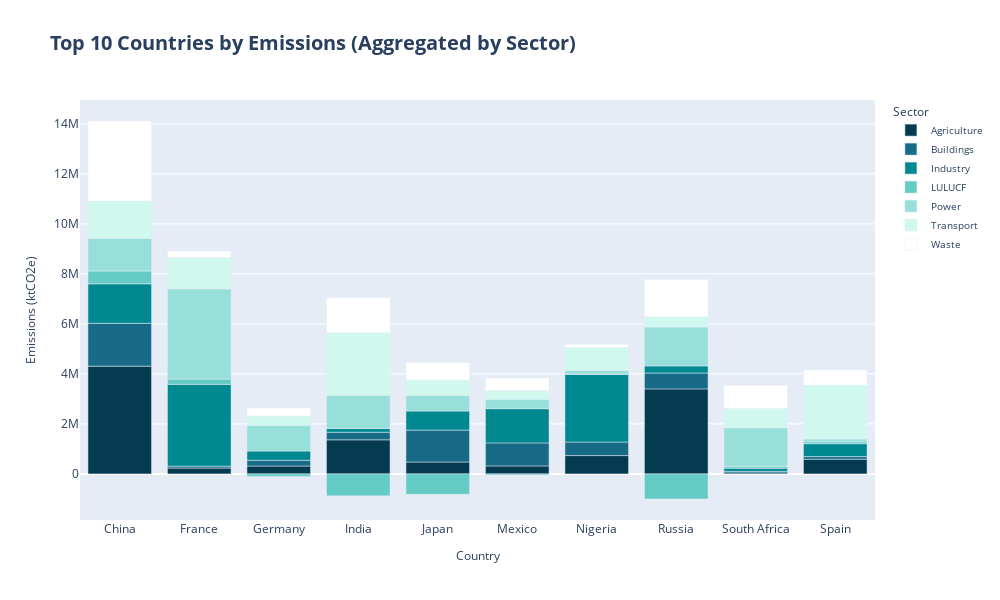

Notebook code for this chart:
### Code cell
import plotly.express as px

df_topten = (
    df.groupby(["country", "sector"], as_index=False)["emissions_ktco2e"]
    .sum()
)

top10_countries = (
    df_topten.groupby("country")["emissions_ktco2e"]
    .sum()
    .nlargest(10)
    .index
)

df_topten = df_topten[df_topten["country"].isin(top10_countries)]

custom_colors = ["#053B50", "#176B87", "#008891", "#64CCC5", "#98DED9", "#D1F8EF", "#FFFFFF"]


fig = px.bar(
    df_topten,
    x="country",
    y="emissions_ktco2e",
    color="sector",
    title="Top 10 Countries by Emissions (Aggregated by Sector)",
    width=1000,
    height=600,
    color_discrete_sequence=custom_colors
)


fig.update_layout(
    xaxis_title="Country",
    yaxis_title="Emissions (ktCO2e)",
    legend_title="Sector",
    title_font_size=20,
    title_font_weight=700,
    xaxis_title_font_size=12,
    xaxis_title_font_weight=500,
    yaxis_title_font_size=12, 
    yaxis_title_font_weight=500,
    legend_font_size=10        
)

fig.show()

### Figure 1 — Plotly figure (JSON) as saved in the notebook; plotly's stock layout.template omitted (floating-point values rounded to 4 significant figures)
{"data": [{"alignmentgroup": "True", "hovertemplate": "sector=Agriculture<br>country=%{x}<br>emissions_ktco2e=%{y}<extra></extra>", "legendgroup": "Agriculture", "marker": {"color": "#053B50", "pattern": {"shape": ""}}, "name": "Agriculture", "offsetgroup": "Agriculture", "orientation": "v", "showlegend": true, "textposition": "auto", "type": "bar", "x": ["China", "France", "Germany", "India", "Japan", "Mexico", "Nigeria", "Russia", "South Africa", "Spain"], "xaxis": "x", "y": [4309000.0, 232700.0, 314800.0, 1363000.0, 474100.0, 318900.0, 732600.0, 3400000.0, 40530.0, 586500.0], "yaxis": "y"}, {"alignmentgroup": "True", "hovertemplate": "sector=Buildings<br>country=%{x}<br>emissions_ktco2e=%{y}<extra></extra>", "legendgroup": "Buildings", "marker": {"color": "#176B87", "pattern": {"shape": ""}}, "name": "Buildings", "offsetgroup": "Buildings", "orientation": "v", "showlegend": true, "textposition": "auto", "type": "bar", "x": ["China", "France", "Germany", "India", "Japan", "Mexico", "Nigeria", "Russia", "South Africa", "Spain"], "xaxis": "x", "y": [1714000.0, 75040.0, 232300.0, 304100.0, 1278000.0, 920900.0, 541800.0, 634900.0, 60130.0, 105700.0], "yaxis": "y"}, {"alignmentgroup": "True", "hovertemplate": "sector=Industry<br>country=%{x}<br>emissions_ktco2e=%{y}<extra></extra>", "legendgroup": "Industry", "marker": {"color": "#008891", "pattern": {"shape": ""}}, "name": "Industry", "offsetgroup": "Industry", "orientation": "v", "showlegend": true, "textposition": "auto", "type": "bar", "x": ["China", "France", "Germany", "India", "Japan", "Mexico", "Nigeria", "Russia", "South Africa", "Spain"], "xaxis": "x", "y": [1579000.0, 3273000.0, 367400.0, 146900.0, 762400.0, 1366000.0, 2709000.0, 282100.0, 127700.0, 516000.0], "yaxis": "y"}, {"alignmentgroup": "True", "hovertemplate": "sector=LULUCF<br>country=%{x}<br>emissions_ktco2e=%{y}<extra></extra>", "legendgroup": "LULUCF", "marker": {"color": "#64CCC5", "pattern": {"shape": ""}}, "name": "LULUCF", "offsetgroup": "LULUCF", "orientation": "v", "showlegend": true, "textposition": "auto", "type": "bar", "x": ["China", "France", "Germany", "India", "Japan", "Mexico", "Nigeria", "Russia", "South Africa", "Spain"], "xaxis": "x", "y": [512700.0, 214400.0, -100900.0, -879300.0, -811800.0, -39490.0, 9680.0, -1004000.0, 72060.0, 79210.0], "yaxis": "y"}, {"alignmentgroup": "True", "hovertemplate": "sector=Power<br>country=%{x}<br>emissions_ktco2e=%{y}<extra></extra>", "legendgroup": "Power", "marker": {"color": "#98DED9", "pattern": {"shape": ""}}, "name": "Power", "offsetgroup": "Power", "orientation": "v", "showlegend": true, "textposition": "auto", "type": "bar", "x": ["China", "France", "Germany", "India", "Japan", "Mexico", "Nigeria", "Russia", "South Africa", "Spain"], "xaxis": "x", "y": [1308000.0, 3604000.0, 1029000.0, 1334000.0, 626300.0, 381100.0, 152600.0, 1556000.0, 1547000.0, 104600.0], "yaxis": "y"}, {"alignmentgroup": "True", "hovertemplate": "sector=Transport<br>country=%{x}<br>emissions_ktco2e=%{y}<extra></extra>", "legendgroup": "Transport", "marker": {"color": "#D1F8EF", "pattern": {"shape": ""}}, "name": "Transport", "offsetgroup": "Transport", "orientation": "v", "showlegend": true, "textposition": "auto", "type": "bar", "x": ["China", "France", "Germany", "India", "Japan", "Mexico", "Nigeria", "Russia", "South Africa", "Spain"], "xaxis": "x", "y": [1495000.0, 1256000.0, 371800.0, 2500000.0, 618000.0, 337100.0, 910300.0, 416900.0, 778500.0, 2162000.0], "yaxis": "y"}, {"alignmentgroup": "True", "hovertemplate": "sector=Waste<br>country=%{x}<br>emissions_ktco2e=%{y}<extra></extra>", "legendgroup": "Waste", "marker": {"color": "#FFFFFF", "pattern": {"shape": ""}}, "name": "Waste", "offsetgroup": "Waste", "orientation": "v", "showlegend": true, "textposition": "auto", "type": "bar", "x": ["China", "France", "Germany", "India", "Japan", "Mexico", "Nigeria", "Russia", "South Africa", "Spain"], "xaxis": "x", "y": [3197000.0, 253800.0, 320700.0, 1397000.0, 701300.0, 507900.0, 125200.0, 1489000.0, 918600.0, 603300.0], "yaxis": "y"}], "layout": {"barmode": "relative", "height": 600, "legend": {"font": {"size": 10}, "title": {"text": "Sector"}, "tracegroupgap": 0}, "title": {"font": {"size": 20, "weight": 700}, "text": "Top 10 Countries by Emissions (Aggregated by Sector)"}, "width": 1000, "xaxis": {"anchor": "y", "domain": [0, 1], "title": {"font": {"size": 12, "weight": 500}, "text": "Country"}}, "yaxis": {"anchor": "x", "domain": [0, 1], "title": {"font": {"size": 12, "weight": 500}, "text": "Emissions (ktCO2e)"}}}}
